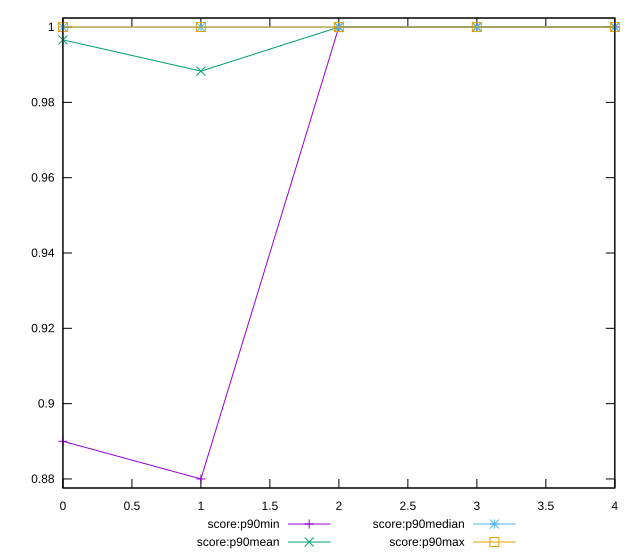

Write the gnuplot code that produced this figure.
reset

$scoreP90Min <<EOF
0 0.89
1 0.88
2 1
3 1
4 1
EOF

$scoreP90Mean <<EOF
0 0.9965957446808511
1 0.9882978723404255
2 1
3 1
4 1
EOF

$scoreP90Median <<EOF
0 1
1 1
2 1
3 1
4 1
EOF

$scoreP90Max <<EOF
0 1
1 1
2 1
3 1
4 1
EOF

set key outside below
set xrange [0:4]
set yrange [0.8776:1.0024]
set trange [0.8776:1.0024]
set terminal svg size 640, 560 enhanced background rgb 'white'
set output "report_00023_2021-02-20T12:14:57.249Z/unminified-css/progression/score.svg"

plot $scoreP90Min title "score:p90min" with linespoints, \
     $scoreP90Mean title "score:p90mean" with linespoints, \
     $scoreP90Median title "score:p90median" with linespoints, \
     $scoreP90Max title "score:p90max" with linespoints

reset
